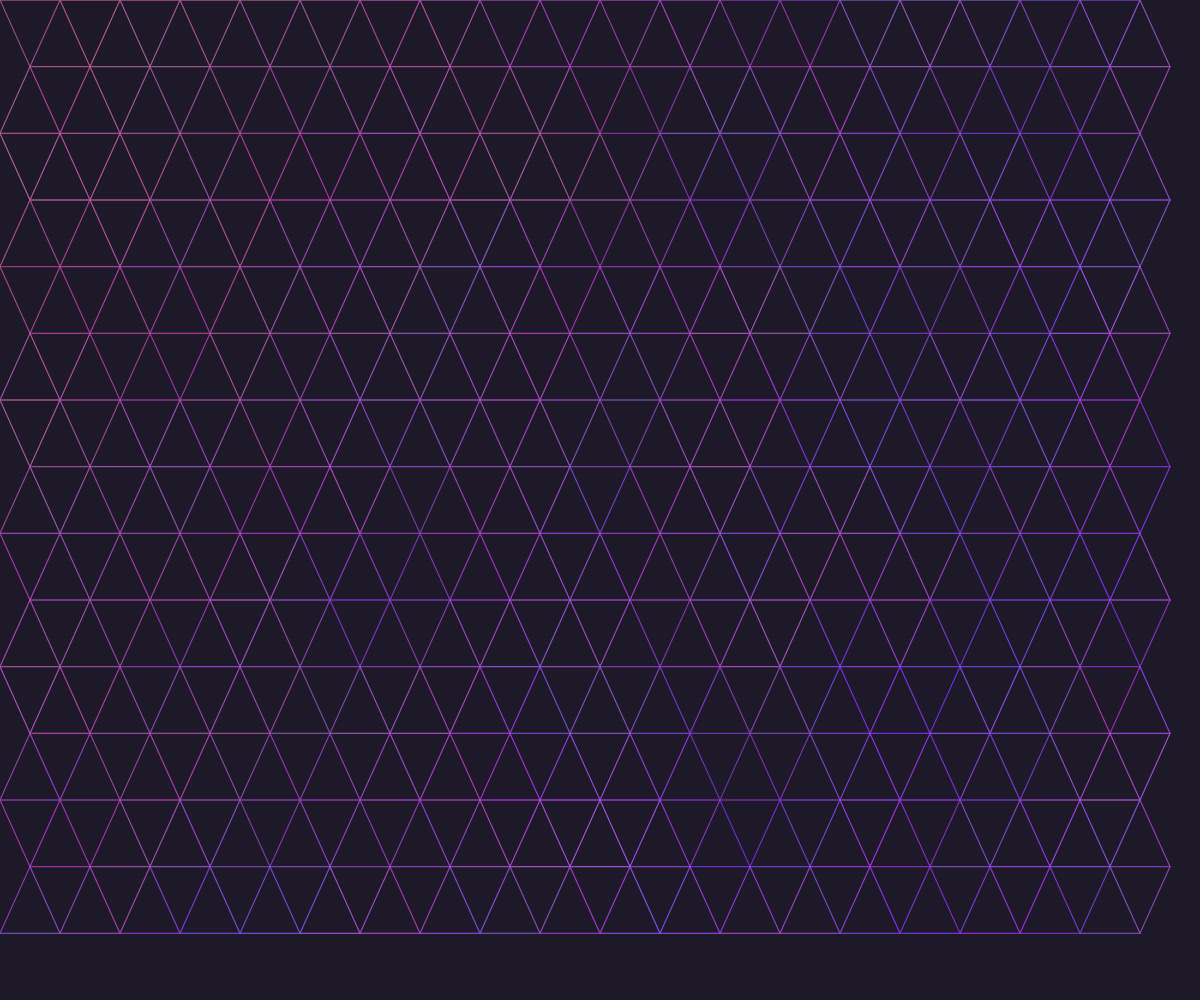
Frame 1 (no input)
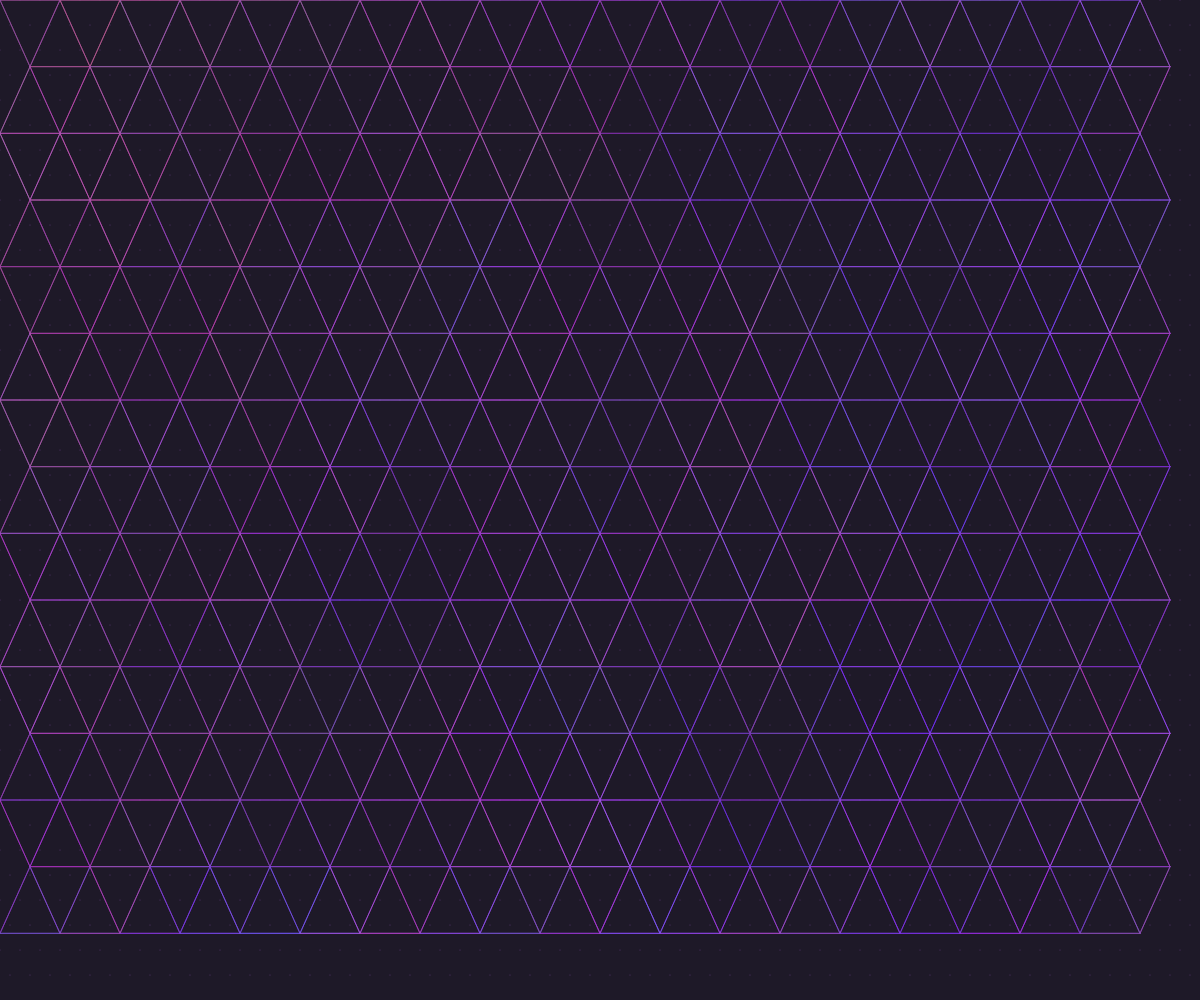
Frame 60 (no input)
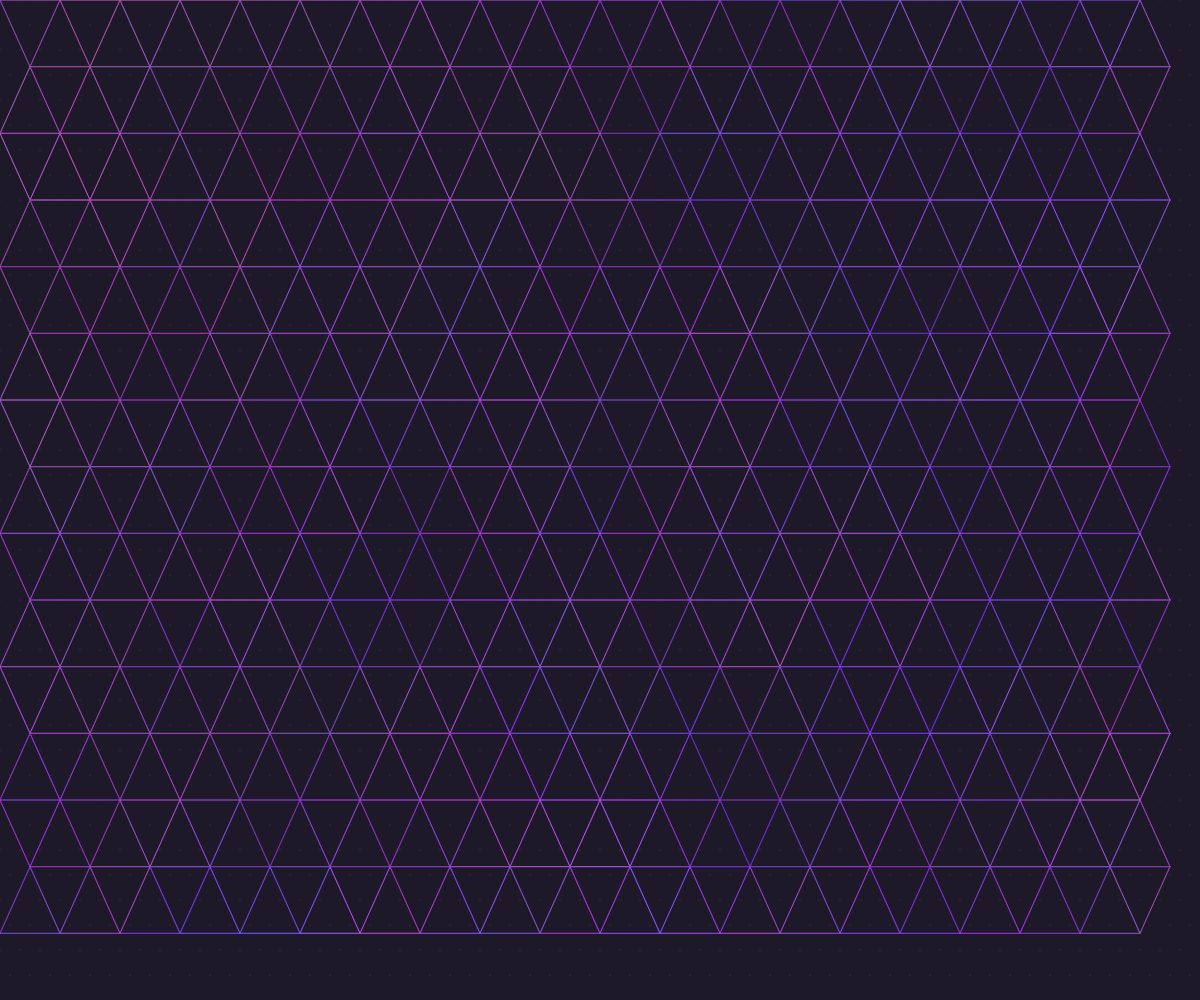
Frame 120 (the mouse pressed at the canvas centre since frame 60)

The p5.js sketch that drew these frames (run headless with seeded random() and noise() and a simulated clock; from frame 60 on, the mouse is pressed at the canvas centre):

// p5.js sketch
// ── sketch.js
let threads = [];
let veins = [];
let time = 0;

function setup() {
  createCanvas(windowWidth, windowHeight);
  noStroke();
  
  // Create a grid of dyed wool threads (background structure)
  let cols = 60;
  let rows = 40;
  let spacingX = width / cols;
  let spacingY = height / rows;
  
  for (let y = 0; y < rows; y++) {
    for (let x = 0; x < cols; x++) {
      // Offset every other row for a more organic look
      let offsetX = (y % 2) * spacingX / 2;
      
      threads.push({
        x: x * spacingX + offsetX,
        y: y * spacingY,
        baseSize: random(1, 3),
        color: color(random(40, 90), random(60, 120), random(150, 220)),
        phase: (x + y) * 0.03
      });
    }
  }
  
  // Create a network of crystalline veins
  let veinCols = 20;
  let veinRows = 15;
  let veinSpacingX = width / veinCols;
  let veinSpacingY = height / veinRows;
  
  for (let y = 0; y < veinRows; y++) {
    for (let x = 0; x < veinCols; x++) {
      let offsetX = (y % 2) * veinSpacingX / 2;
      
      veins.push({
        x: x * veinSpacingX + offsetX,
        y: y * veinSpacingY,
        baseSize: random(1, 4),
        color1: color(random(200, 255), random(80, 150), random(30, 80)),
        color2: color(random(100, 180), random(40, 90), random(180, 255)),
        phase: (x + y) * 0.05,
        pulseSpeed: random(0.005, 0.02),
        connections: []
      });
    }
  }
  
  // Create connections between veins
  for (let i = 0; i < veins.length; i++) {
    let v1 = veins[i];
    for (let j = i + 1; j < veins.length; j++) {
      let v2 = veins[j];
      let d = dist(v1.x, v1.y, v2.x, v2.y);
      if (d < 100) { // Only connect nearby veins
        v1.connections.push(j);
        v2.connections.push(i);
      }
    }
  }
}

function draw() {
  background(30, 25, 40); // Deep tapestry background
  
  time++;
  
  // Draw the dyed wool threads as a point cloud
  beginShape(POINTS);
  for (let i = 0; i < threads.length; i++) {
    let t = threads[i];
    
    // Subtle color variation over time
    let hueShift = sin(time * 0.001 + t.phase) * 10;
    fill(hueShift + t.color);
    
    vertex(t.x, t.y);
  }
  endShape();
  
  // Draw the crystalline veins with pulsing connections
  // First draw connections (lines)
  strokeWeight(0.8);
  for (let i = 0; i < veins.length; i++) {
    let v1 = veins[i];
    
    // Apply rhythmic pulse to each vein
    let pulse = sin(time * v1.pulseSpeed + v1.phase) * 0.5 + 0.5;
    let size = v1.baseSize * pulse;
    
    // Draw connections to nearby veins
    for (let j = 0; j < v1.connections.length; j++) {
      let idx = v1.connections[j];
      if (idx >= veins.length) continue;
      
      let v2 = veins[idx];
      
      // Alternate between two complementary colors for veins
      let c = lerpColor(v1.color1, v1.color2, sin(time * 0.003 + v1.phase) * 0.5 + 0.5);
      stroke(c);
      
      line(v1.x, v1.y, v2.x, v2.y);
    }
  }
  
  // Then draw veins themselves as points
  beginShape(POINTS);
  for (let i = 0; i < veins.length; i++) {
    let v = veins[i];
    
    // Apply rhythmic pulse to each vein
    let pulse = sin(time * v.pulseSpeed + v.phase) * 0.5 + 0.5;
    let size = v.baseSize * pulse;
    
    // Alternate between two complementary colors
    let c = lerpColor(v.color1, v.color2, sin(time * 0.003 + v.phase) * 0.5 + 0.5);
    fill(c);
    
    vertex(v.x, v.y);
  }
  endShape();
}

function windowResized() {
  resizeCanvas(windowWidth, windowHeight);
}
